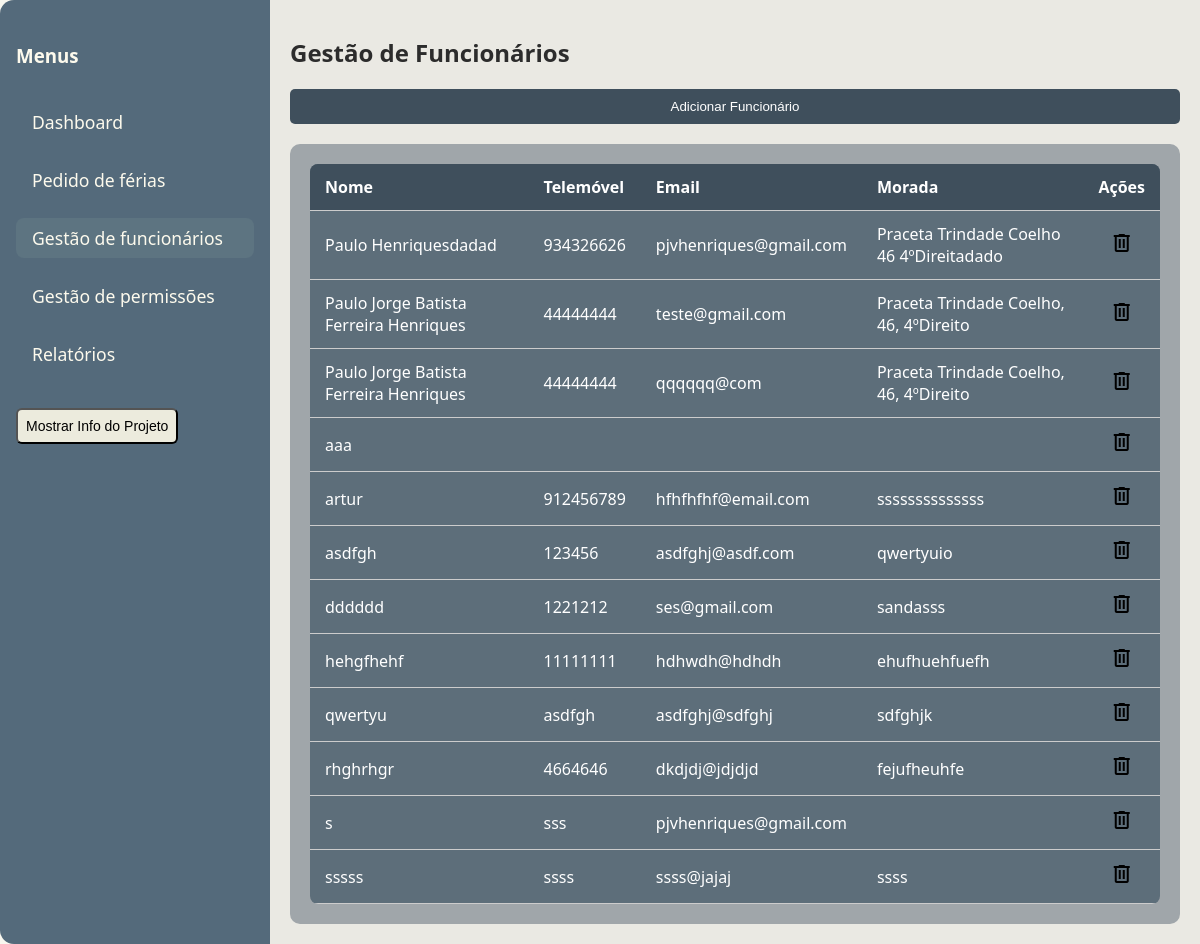
The app's page /funcionarios.php, older data.
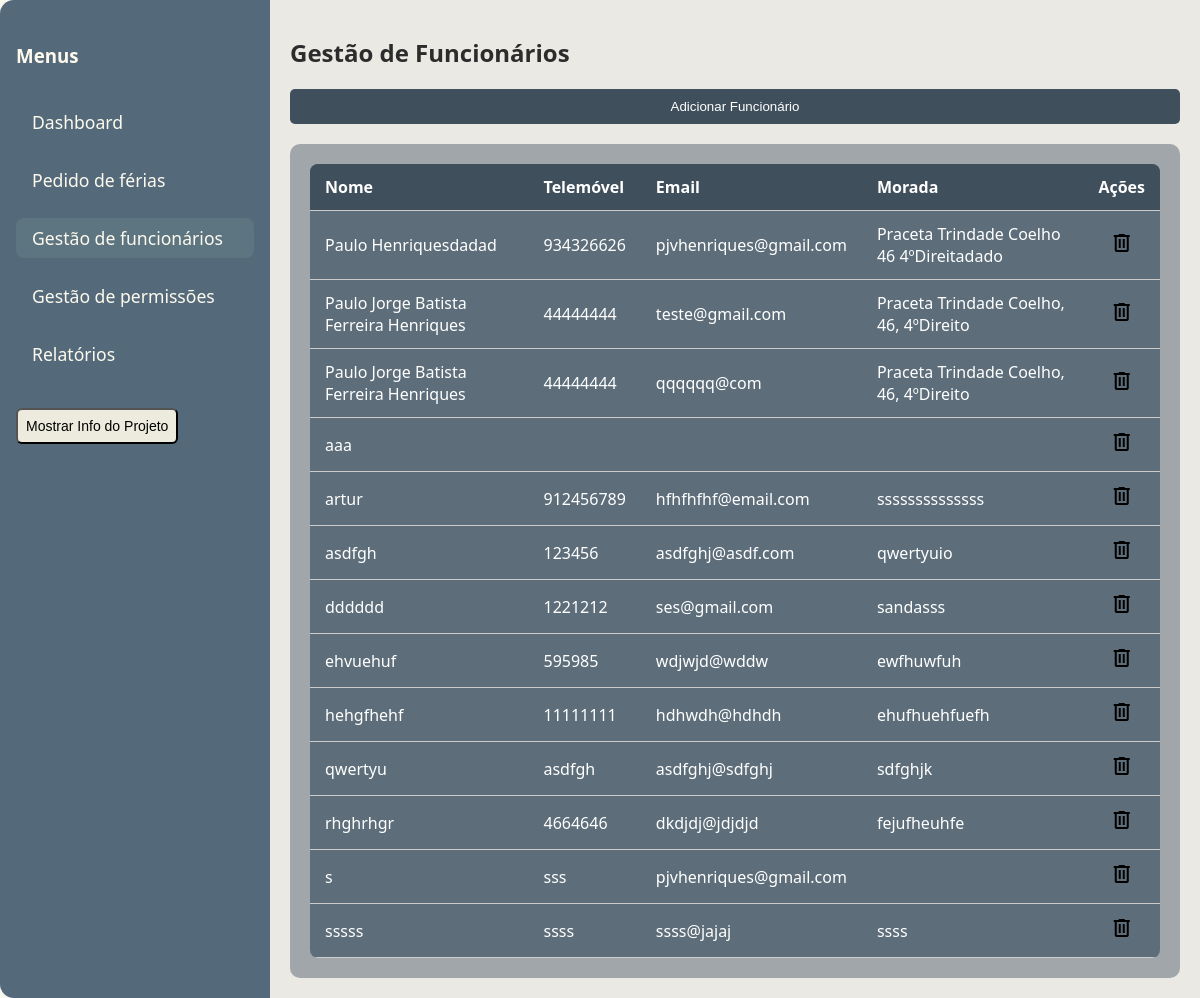
The same page, newer data.
### tables this page shows
CREATE TABLE funcionarios (
  id INTEGER PRIMARY KEY AUTOINCREMENT,
  nome TEXT NOT NULL,
  telemovel TEXT,
  email TEXT,
  morada TEXT
);

### scripts/lista_funcionarios.php (the view, shortened to what this page needs)
<?php
try {
    $dbPath = $_SERVER['DOCUMENT_ROOT'] . '/database/dados.db';
    $db = new SQLite3($dbPath);
    $result = $db->query('SELECT * FROM funcionarios ORDER BY nome');
    echo "<table>";
    echo "<tr><th>Nome</th><th>Telemóvel</th><th>Email</th><th>Morada</th><th>Ações</th></tr>";
    while ($row = $result->fetchArray(SQLITE3_ASSOC)) {
        echo "<tr>";
        echo "<td>" . htmlspecialchars($row['nome']) . "</td>";
        echo "<td>" . htmlspecialchars($row['telemovel']) . "</td>";
        echo "<td>" . htmlspecialchars($row['email']) . "</td>";
        echo "<td>" . htmlspecialchars($row['morada']) . "</td>";
        echo "<td>";
        echo "<form method='POST' action='scripts/removerfuncionario.php' onsubmit=\"return confirm('Tem a certeza que deseja remover este funcionário?');\">";
        echo "<button type='submit' class='icon-button'><span class='material-symbols-outlined'>delete</span></button>";
        echo "</form>";
        echo "</td>";
        echo "</tr>";
    }
    echo "</table>";
} catch (Exception $e) {
    echo "<p>Erro ao carregar funcionários: " . htmlspecialchars($e->getMessage()) . "</p>";
}
?>

### funcionarios.php (shortened to what this page needs)
<!DOCTYPE html>
<html lang="pt">
<head>
  <link rel="stylesheet" href="styles/funcionarios.css" />
</head>
<body>
  <div class="container">
    <div class="sidebar">
      <h3>Menus</h3>
      <ul class="menu">
        <li><a href="dashboard.html">Dashboard</a></li>
        <li><a href="ferias.html">Pedido de férias</a></li>
        <li><a href="funcionarios.php" class="active">Gestão de funcionários</a></li>
        <li><a href="permissoes.html">Gestão de permissões</a></li>
        <li><a href="relatorios.html">Relatórios</a></li>
      </ul>
      <button id="toggleInfoBtn">Mostrar Info do Projeto</button>
    </div>
    <div class="main-content">
      <h1>Gestão de Funcionários</h1>
      <button id="addBtn">Adicionar Funcionário</button>
      <div class="tabela-funcionarios">
        <?php include 'scripts/lista_funcionarios.php'; ?>
      </div>
    </div>
  </div>
</body>
</html>

### styles/funcionarios.css (style rules this page uses)
.main-content { flex: 1; padding: 20px; background-color: #eae9e3; display: flex; flex-direction: column; }
.main-content h1 { margin-bottom: 20px; color: #2c2c2c; font-size: 24px; }
.tabela-funcionarios { background-color: #a0a6aa; padding: 20px; border-radius: 10px; overflow-x: auto; }
table { width: 100%; border-collapse: collapse; background-color: #5d6e7a; color: white; border-radius: 8px; overflow: hidden; }
th, td { padding: 12px 15px; text-align: left; border-bottom: 1px solid #ccc; }
th { background-color: #3f4f5c; color: #fff; }
#addBtn { margin-bottom: 20px; padding: 10px 20px; background-color: #3f4f5c; color: white; border: none; border-radius: 5px; cursor: pointer; }
body { margin: 0; font-family: 'Segoe UI', Tahoma, Geneva, Verdana, sans-serif; background-color: #f8f7ef; }
.container { display: flex; height: 100vh; }
.sidebar { background: #546a7b; color: #fdfaed; width: 270px; border-radius: 14px 0 0 14px; padding: 24px 16px; min-height: 100vh; box-sizing: border-box; display: flex; flex-direction: column; align-items: flex-start; }
.sidebar ul { list-style: none; padding: 0; width: 100%; }
.sidebar li { margin-bottom: 18px; }
.sidebar a { color: #fdfaed; text-decoration: none; font-size: 1.1rem; padding: 8px 16px; border-radius: 8px; transition: background 0.2s; display: block; }
.sidebar a.active, .sidebar a:hover { background: #5d7481; }
.sidebar button#toggleInfoBtn { text-decoration: none; background-color: #ecebdd; color: #000; display: block; padding: 8px; border-radius: 6px; font-size: 14px; }
.material-symbols-outlined { font-family: 'Material Symbols Outlined'; font-weight: normal; font-style: normal; font-size: 24px; display: inline-block; line-height: 1; letter-spacing: normal; text-transform: none; white-space: nowrap; direction: ltr; font-variation-settings: 'FILL' 0, 'wght' 400, 'GRAD' 0, 'opsz' 24; cursor: pointer; }
.icon-button { background: none; border: none; padding: 0; }
td:last-child { text-align: center; vertical-align: middle; }
.icon-button { background: none; border: none; padding: 0; margin: 0; display: inline-flex; align-items: center; justify-content: center; height: 100%; }

Row changes from the older to the newer data that the page shows:
added funcionarios: nome "ehvuehuf", telemovel "595985", email "wdjwjd@wddw", morada "ewfhuwfuh"
